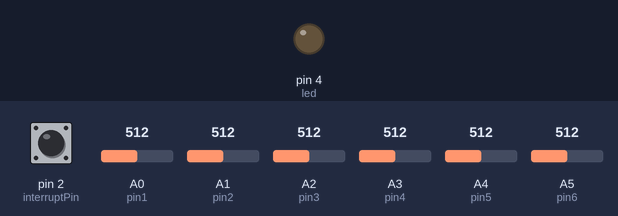
Bench run of a sketch on a simulated Arduino Uno, built with avr-gcc and run on an emulated ATmega328P. Parts: output pins drawn as LEDs (lit = HIGH). The inputs (shaded band) are chosen by the test bench; at power-on: pin 2 (interruptPin) HIGH, A0 (pin1) = 512, A1 (pin2) = 512, A2 (pin3) = 512, A3 (pin4) = 512, A4 (pin5) = 512, A5 (pin6) = 512. What the sketch prints to the serial monitor is not drawn.

Above: at 1.2 s.
1.3 s: pin 2 (interruptPin) pulled LOW for 0.15 s
At 2.2 s:
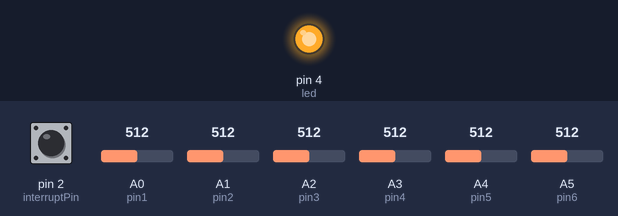
2.9 s: pin 2 (interruptPin) pulled LOW for 1 s
6.9 s: A0 (pin1) set to 104
9.9 s: A0 (pin1) set to 90
12.9 s: A1 (pin2) set to 645
15.9 s: A1 (pin2) set to 666
Timing chart, 0 to 18.4 s (numbered marks = the images above; inputs shaded):
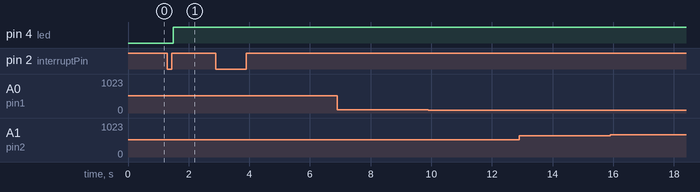

Measured:
- after the input at 1.3 s, pin 4 (led): LOW → HIGH after 0.19 s
- after the input at 2.9 s, every drawn part: stays the same
- after the input at 6.9 s, every drawn part: stays the same
- after the input at 9.9 s, every drawn part: stays the same
- after the input at 12.9 s, every drawn part: stays the same
- after the input at 15.9 s, every drawn part: stays the same

The sketch:

proof_of_concept_sensor_met_arrays.ino
```cpp
const byte interruptPin = 2;  // Pin waarop de schakelaar is aangeslotenvolatile bool isRobotRunning = trye;  // Variabele om de status van de robot bij te houden
volatile byte isRobotRunning = HIGH;
int pin1 = A0;
int pin2 = A1;
int pin3 = A2;
int pin4 = A3;
int pin5 = A4;
int pin6 = A5;

int led = 4;
const int numReadings = 50;  // Aantal te lezen waarden
int sensorValue1[numReadings]; // Array voor de sensorwaarden
int sensorValue2[numReadings];
int sensorValue3[numReadings];
int sensorValue4[numReadings];
int sensorValue5[numReadings];
int sensorValue6[numReadings];
void setup() {
  Serial.begin(9600);
  pinMode(interruptPin, INPUT_PULLUP);  // Zet de schakelaar-pin als input met pull-up weerstand
  attachInterrupt(digitalPinToInterrupt(interruptPin), interrupt, RISING); // Stel een interrupt in voor de schakelaar op de rising edge
  pinMode(led, OUTPUT);
}

void loop() {
if (isRobotRunning){

  // Lees zes waarden in de array
  for (int i = 0; i < numReadings; i++) {
    sensorValue1[i] = analogRead(pin1); // Bijvoorbeeld van analoge pin A0, pas dit aan naar je behoeften
    sensorValue2[i] = analogRead(pin2);
    sensorValue3[i] = analogRead(pin3);
    sensorValue4[i] = analogRead(pin4);
    sensorValue5[i] = analogRead(pin5);
    sensorValue6[i] = analogRead(pin6);
  }

  // Bereken het gemiddelde van de waarden in de array
  int sum1 = 0;
  int sum2 = 0;
  int sum3 = 0;
  int sum4 = 0;
  int sum5 = 0;
  int sum6 = 0;
  for (int i = 0; i < numReadings; i++) {
    sum1 += sensorValue1[i];
    sum2 += sensorValue2[i];
    sum3 += sensorValue3[i];
    sum4 += sensorValue4[i];
    sum5 += sensorValue5[i];
    sum6 += sensorValue6[i];
  }
  float average1 = sum1 / (float)numReadings; // Bereken het gemiddelde
  float average2 = sum2 / (float)numReadings;
  float average3 = sum3 / (float)numReadings;
  float average4 = sum4 / (float)numReadings;
  float average5 = sum5 / (float)numReadings;
  float average6 = sum6 / (float)numReadings;

  // Stuur het gemiddelde naar de seriële monitor, gescheiden door spaties
  Serial.print(average1); // Stuur het gemiddelde
  Serial.print(" "); // Voeg een spatie toe tussen de waarden
  Serial.print(average2);
  Serial.print(" ");
  Serial.print(average3);
  Serial.print(" ");
  Serial.print(average4);
  Serial.print(" ");
  Serial.print(average5);
  Serial.print(" ");
  Serial.println(average6);
  }
 else{
  digitalWrite (led, HIGH);
 }
}
void interrupt() {
   static unsigned long last_interrupt_time = 0;
  unsigned long interrupt_time = millis();
  // If interrupts come faster than 200ms, assume it's a bounce and ignore
  if (interrupt_time - last_interrupt_time > 200)
  {
    isRobotRunning = !isRobotRunning;
  }
  last_interrupt_time = interrupt_time;
  }
```
